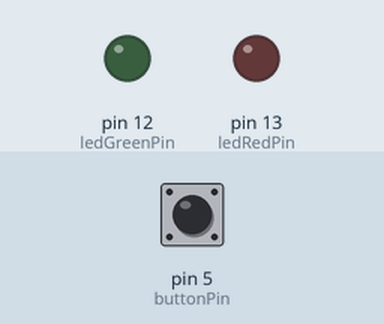
Recording of a sketch running on a simulated Arduino Uno, built with avr-gcc and run on an emulated ATmega328P. On the bench: output pins drawn as LEDs (lit = HIGH). The test bench sets the inputs (shaded band); at power-on: pin 5 (buttonPin) LOW.

Above: at 1.2 s.
1.3 s: pin 5 (buttonPin) pulled HIGH for 0.15 s
At 2.4 s:
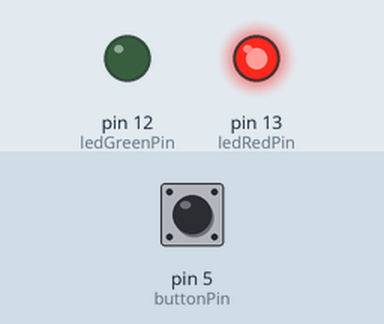
Timing chart, 0 to 4.3 s (numbered marks = the images above; inputs shaded):
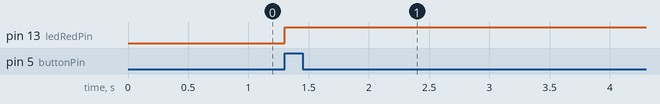

Measured:
- after the input at 1.3 s, pin 13 (ledRedPin): LOW → HIGH at once

The sketch:

TwoLEDButton.ino
```cpp
int ledRedPin = 13;
int ledGreenPin = 12;
int buttonPin = 5;
int valBut = 0;
boolean light = false;
void setup() {
  pinMode(ledRedPin,OUTPUT);
  pinMode(ledGreenPin,OUTPUT);
  pinMode(buttonPin,INPUT);
}

void loop() {
  valBut = digitalRead(buttonPin);
  if (valBut == HIGH && light){
    digitalWrite(ledGreenPin,HIGH);
    digitalWrite(ledRedPin,LOW);
    light = false;
  } else if(valBut == HIGH && !light){
    digitalWrite(ledRedPin,HIGH);
    digitalWrite(ledGreenPin,LOW);
  }

}
```
